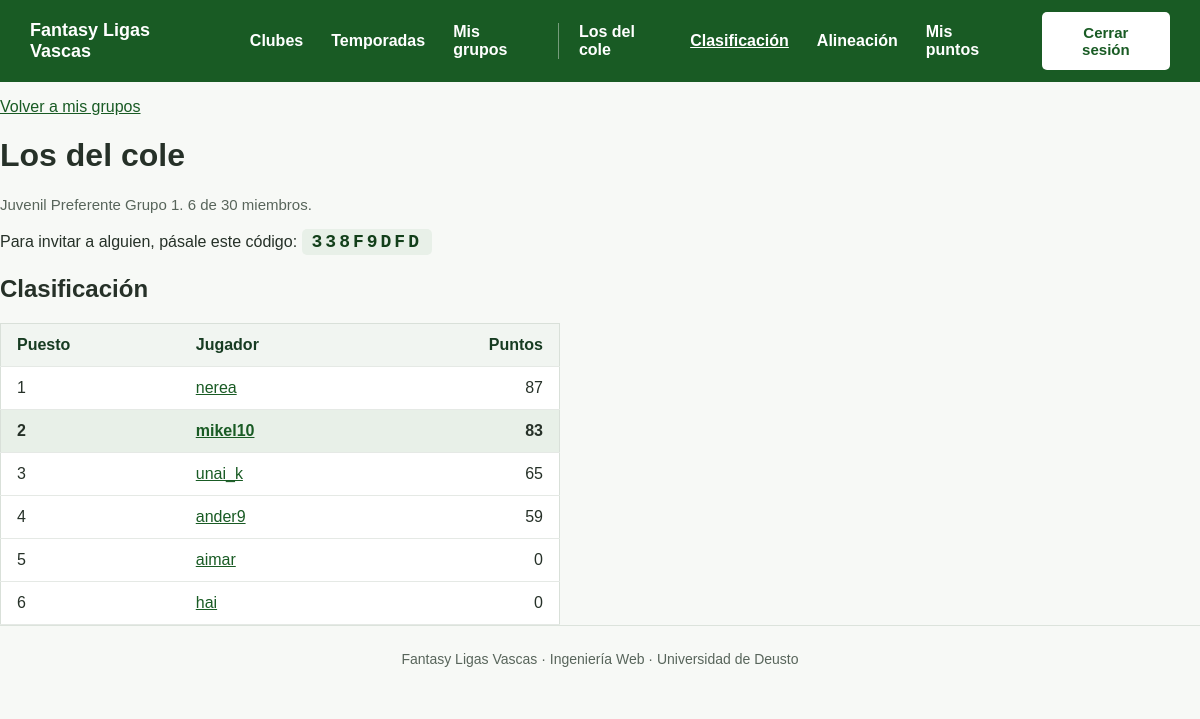
Page /grupos/1/ (signed in) on the committed database.
### fantasy/models.py (models this page shows, shortened)
class Grupo(models.Model):
    MAX_MIEMBROS = 30 # HABRA QUE VER CUANTOS USUARIOS QUEREMOS TENER COMO MAXIMO
    nombre = models.CharField(max_length=100)
    creador = models.ForeignKey(Usuario, null=True, on_delete=models.SET_NULL, related_name="grupos_creados")
    liga = models.ForeignKey(Liga, on_delete=models.CASCADE, related_name="grupos")
    fecha_alta = models.DateField(auto_now_add=True)
    codigo = models.CharField(max_length=8, unique=True, editable=False)
    class Meta:
        verbose_name = "Grupo"
        verbose_name_plural = "Grupos"
        constraints = [ models.UniqueConstraint(
                fields=["creador", "nombre"],
                name="nombre_grupo_unico_por_creador"),
        ]

class Liga(models.Model):
    temporada = models.ForeignKey(Temporada, on_delete=models.CASCADE, related_name="ligas",null=True,blank=True)
    nombre = models.CharField(max_length=100)
    categoria=models.CharField(max_length=100)
    grupo=models.PositiveSmallIntegerField(null=True, blank=True)
    class Meta: # Para visualizar el nombre en singular y plural del modelo en ADMIN
            verbose_name = "Liga"
            verbose_name_plural = "Ligas"
            constraints = [ models.UniqueConstraint(
                fields=["temporada", "nombre"],
                name="liga_unica_por_temporada"
            ),
            ]

class Membresia(models.Model):
    usuario = models.ForeignKey(Usuario, on_delete=models.CASCADE, related_name="membresias")
    grupo = models.ForeignKey(Grupo, on_delete=models.CASCADE, related_name="membresias")
    fecha_alta = models.DateField(auto_now_add=True)
    puntos = models.IntegerField(default=0)
    class Meta:
        verbose_name = "Membresia"
        verbose_name_plural = "Membresias"
        ordering = ["-puntos"]
        constraints = [
            models.UniqueConstraint(
                fields=["usuario", "grupo"],
                name="un_usuario_una_membresia_por_grupo"),
        ]

class Usuario(AbstractUser):
    email = models.EmailField(unique=True)
    alias = models.CharField(max_length=30, unique=True)
    USERNAME_FIELD = "email"
    REQUIRED_FIELDS = ["username", "alias"]
    class Meta:
        verbose_name = "Usuario"
        verbose_name_plural = "Usuarios"

### fantasy/views.py (the view)
# urls.py: path("grupos/<int:pk>/", views.clasificacion_grupo, name="clasificacion"),
@login_required
def clasificacion_grupo(request, pk):
    grupo = get_object_or_404(Grupo, pk=pk)
    if not grupo.membresias.filter(usuario=request.user).exists():
        return redirect("unirse_grupo")
    request.session["grupo_activo_id"] = grupo.pk
    ranking = (
        grupo.membresias
        .select_related("usuario")
        .order_by("-puntos", "usuario__alias")
    )
    return render(request, "fantasy/grupos/clasificacion.html",
                  {"grupo": grupo, "ranking": ranking})

### fantasy/context_processors.py (called while the page is built)
def grupo_activo(request):
    if not request.user.is_authenticated:
        return {}
    match = request.resolver_match
    if match is None or match.url_name not in URLS_DE_GRUPO:
        return {}
    grupo_id = request.session.get("grupo_activo_id")
    if not grupo_id:
        return {}
    membresia = (
        Membresia.objects
        .filter(usuario=request.user, grupo_id=grupo_id)
        .select_related("grupo")
        .first()
    )
    if membresia is None:
        return {}
    return {"grupo_activo": membresia.grupo, "membresia_activa": membresia}

### fantasy/templates/fantasy/grupos/clasificacion.html (shortened to what this page needs)
{% extends "fantasy/base.html" %}
{% block content %}
    <p><a href="{% url 'mis_grupos' %}">Volver a mis grupos</a></p>
    <h1>{{ grupo.nombre }}</h1>
    <p class="meta">
        {{ grupo.liga.nombre }}. {{ grupo.membresias.count }} de {{ grupo.MAX_MIEMBROS }} miembros.
    </p>
    <p>
        Para invitar a alguien, pásale este código:
        <strong class="codigo">{{ grupo.codigo }}</strong>
    </p>
    <h2>Clasificación</h2>
    {% if ranking %}
        <table class="tabla-ranking">
            <thead>
                <tr>
                    <th scope="col">Puesto</th>
                    <th scope="col">Jugador</th>
                    <th scope="col">Puntos</th>
                </tr>
            </thead>
            <tbody>
                {% for p in ranking %}
                    <tr {% if p.usuario == request.user %}class="yo"{% endif %}>
                        <td>{{ forloop.counter }}</td>
                        <td><a href="{% url 'lista_puntos' p.pk %}">{{ p.usuario.alias }}</a></td>
                        <td>{{ p.puntos }}</td>
                    </tr>
                {% endfor %}
            </tbody>
        </table>
    {% else %}
        <p class="vacio">Aún no hay puntos. La clasificación aparecerá cuando se calcule la primera jornada.</p>
    {% endif %}
{% endblock %}

### fantasy/templates/fantasy/base.html (shortened to what this page needs)
{% load static %}
<!DOCTYPE html>
<html lang="es">
<head>
    <link rel="stylesheet" href="{% static 'css/style.css' %}">
</head>
<body>
    <header class="navbar">
        <div class="navbar-brand">
            <a href="{% url 'index' %}">Fantasy Ligas Vascas</a>
        </div>
        <nav class="navbar-links">
            <a href="{% url 'lista_clubes' %}">Clubes</a>
            <a href="{% url 'lista_temporadas' %}">Temporadas</a>
            {% if user.is_authenticated %}
                <a href="{% url 'mis_grupos' %}">Mis grupos</a>
                {% if grupo_activo %}
                    <span class="navbar-grupo">{{ grupo_activo.nombre }}</span>
                    <a href="{% url 'clasificacion' grupo_activo.pk %}"
                       {% if request.resolver_match.url_name == 'clasificacion' %}aria-current="page"{% endif %}>Clasificación</a>
                    <a href="{% url 'alineacion' grupo_activo.pk %}"
                       {% if request.resolver_match.url_name == 'alineacion' %}aria-current="page"{% endif %}>Alineación</a>
                    <a href="{% url 'lista_puntos' membresia_activa.pk %}"
                       {% if request.resolver_match.url_name == 'lista_puntos' and request.resolver_match.kwargs.pk == membresia_activa.pk %}aria-current="page"{% endif %}>Mis puntos</a>
                {% endif %}
            {% endif %}
        </nav>
        <div class="navbar-auth">
            {% if user.is_authenticated %}
                <form method="post" action="{% url 'logout' %}">
                <button type="submit" class="btn-logout">
                    Cerrar sesión
                </button>
            </form>
            {% else %}
                <a href="{% url 'login' %}">Iniciar sesión</a>
                <a href="{% url 'registro' %}" class="btn-registro">Registrarse</a>
            {% endif %}
        </div>
    </header>
    <main>
        {% block content %}{% endblock %}
    </main>
    <footer class="footer">
        Fantasy Ligas Vascas · Ingeniería Web · Universidad de Deusto
    </footer>
</body>
</html>

### static/css/style.css (style rules this page uses)
* { box-sizing: border-box; }
body { margin: 0; font-family: Arial, sans-serif; background-color: #f7f9f6; color: #263128; }
a { color: #195b24; }
.navbar { background-color: #195b24; color: white; display: flex; align-items: center; padding: 12px 30px; gap: 40px; }
.navbar-brand { font-size: 18px; font-weight: bold; }
.navbar-links, .navbar-auth { display: flex; align-items: center; gap: 28px; }
.navbar-auth { margin-left: auto; }
.navbar a { color: white; font-weight: bold; text-decoration: none; }
.footer { border-top: 1px solid #dce3dc; padding: 25px; text-align: center; color: #58655b; font-size: 14px; }
.navbar-auth form { margin: 0; }
.btn-logout { background-color: white; color: #195b24; border: none; padding: 12px 18px; border-radius: 5px; font-size: 15px; font-weight: bold; cursor: pointer; }
.meta { color: #58655b; font-size: 15px; }
.codigo { display: inline-block; padding: 3px 10px; background: #e8f0e8; border-radius: 5px; color: #123f1a; font-family: monospace; font-size: 18px; letter-spacing: 3px; }
.tabla-ranking { width: 100%; max-width: 560px; background: white; border: 1px solid #d9e0d9; border-collapse: collapse; }
.tabla-ranking th, .tabla-ranking td { padding: 12px 16px; border-bottom: 1px solid #e5e9e5; text-align: left; }
.tabla-ranking th { background: #f1f5f1; color: #173c22; }
.tabla-ranking th:last-child, .tabla-ranking td:last-child { text-align: right; }
.tabla-ranking .yo { background: #e8f0e8; font-weight: bold; }
.navbar-grupo { padding-left: 20px; border-left: 1px solid rgba(255, 255, 255, 0.4); font-weight: bold; }
.navbar a[aria-current="page"] { text-decoration: underline; }

### rows in the picture
Grupo: nombre "Los del cole", liga.nombre "Juvenil Preferente Grupo 1", membresias.count "6", MAX_MIEMBROS "30", codigo "338F9DFD"
Membresia: usuario.alias "nerea", puntos "87"
Membresia: usuario.alias "mikel10", puntos "83"
Membresia: usuario.alias "unai_k", puntos "65"
Membresia: usuario.alias "ander9", puntos "59"
Membresia: usuario.alias "aimar", puntos "0"
Membresia: usuario.alias "hai", puntos "0"
